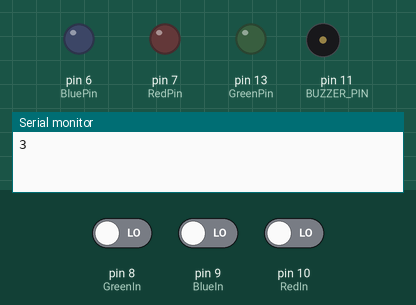
Recording of a sketch running on a simulated Arduino Uno, built with avr-gcc and run on an emulated ATmega328P. Shown: output pins drawn as LEDs (lit = HIGH), buzzer (waves = sounding), the last lines printed to the serial monitor. The test bench sets the inputs (shaded band); at power-on: pin 9 (BlueIn) LOW, pin 10 (RedIn) LOW, pin 8 (GreenIn) LOW. Random numbers use the default seed unless the sketch sets one.

Above: at 1.8 s.
1.9 s: pin 9 (BlueIn) driven HIGH
At 3.1 s:
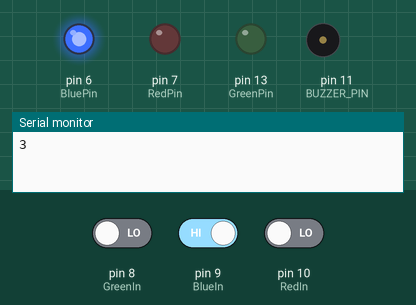
3.4 s: pin 9 (BlueIn) driven LOW
At 4.2 s:
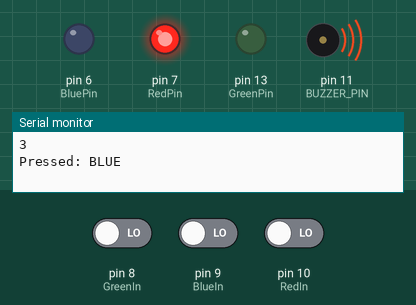
5.9 s: pin 10 (RedIn) driven HIGH
At 6.4 s:
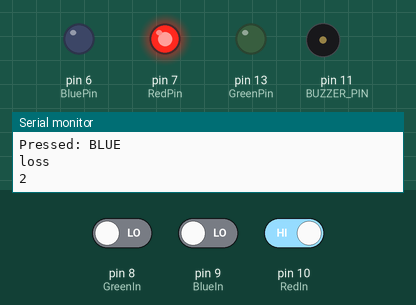
7.6 s: pin 10 (RedIn) driven LOW
At 9.0 s:
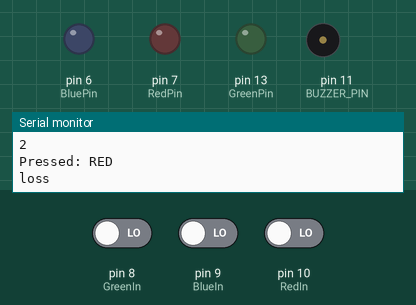
9.1 s: pin 8 (GreenIn) driven HIGH
11.3 s: pin 8 (GreenIn) driven LOW
At 13.2 s:
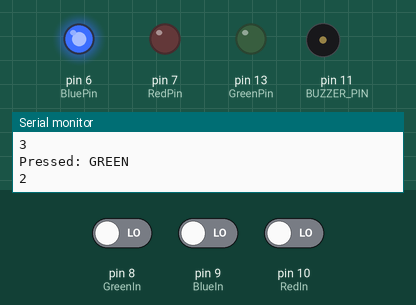
Timing chart, 0 to 15.3 s (numbered marks = the images above; inputs shaded):
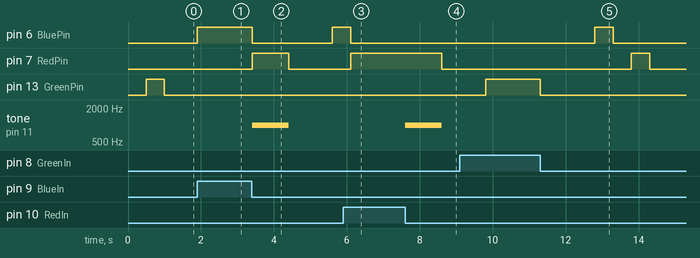

The sketch:

03-SimonSays.ino
```cpp
// (licence header left out)
#include "pitches.h"
#define RedPin 7
#define BluePin 6
#define GreenPin 13
#define RedIn 10
#define BlueIn 9
#define GreenIn 8
int memory[50];


#define BUZZER_PIN 11

int melody[] = {
  NOTE_A4, REST, NOTE_B4, REST, NOTE_C5, REST, NOTE_A4, REST,
  NOTE_D5, REST, NOTE_E5, REST, NOTE_D5, REST,

  NOTE_G4, NOTE_A4, NOTE_C5, NOTE_A4, NOTE_E5, NOTE_E5, REST,
  NOTE_D5, REST,

  NOTE_G4, NOTE_A4, NOTE_C5, NOTE_A4, NOTE_D5, NOTE_D5, REST,
  NOTE_C5, REST, NOTE_B4, NOTE_A4, REST,

  NOTE_G4, NOTE_A4, NOTE_C5, NOTE_A4, NOTE_C5, NOTE_D5, REST,
  NOTE_B4, NOTE_A4, NOTE_G4, REST, NOTE_G4, REST, NOTE_D5, REST, NOTE_C5, REST,

  NOTE_G4, NOTE_A4, NOTE_C5, NOTE_A4, NOTE_E5, NOTE_E5, REST,
  NOTE_D5, REST,

  NOTE_G4, NOTE_A4, NOTE_C5, NOTE_A4, NOTE_G5, NOTE_B4, REST,
  NOTE_C5, REST, NOTE_B4, NOTE_A4, REST,

  NOTE_G4, NOTE_A4, NOTE_C5, NOTE_A4, NOTE_C5, NOTE_D5, REST,
  NOTE_B4, NOTE_A4, NOTE_G4, REST, NOTE_G4, REST, NOTE_D5, REST, NOTE_C5, REST,

  NOTE_C5, REST, NOTE_D5, REST, NOTE_G4, REST, NOTE_D5, REST, NOTE_E5, REST,
  NOTE_G5, NOTE_F5, NOTE_E5, REST,

  NOTE_C5, REST, NOTE_D5, REST, NOTE_G4, REST
};

int durations[] = {
  8, 8, 8, 8, 8, 8, 8, 4,
  8, 8, 8, 8, 2, 2,

  8, 8, 8, 8, 2, 8, 8,
  2, 8,

  8, 8, 8, 8, 2, 8, 8,
  4, 8, 8, 8, 8,

  8, 8, 8, 8, 2, 8, 8,
  2, 8, 4, 8, 8, 8, 8, 8, 1, 4,

  8, 8, 8, 8, 2, 8, 8,
  2, 8,

  8, 8, 8, 8, 2, 8, 8,
  2, 8, 8, 8, 8,

  8, 8, 8, 8, 2, 8, 8,
  4, 8, 3, 8, 8, 8, 8, 8, 1, 4,

  2, 6, 2, 6, 4, 4, 2, 6, 2, 3,
  8, 8, 8, 8,

  2, 6, 2, 6, 2, 1
};


void setup()
{
  Serial.begin(9600);
  pinMode(RedPin, OUTPUT);
  pinMode(BluePin, OUTPUT);
  pinMode(GreenPin, OUTPUT);
  pinMode(RedIn, INPUT);
  pinMode(BlueIn, INPUT);
  pinMode(GreenIn, INPUT);
  pinMode(BUZZER_PIN, OUTPUT);
    randomSeed(analogRead(0));
}

void StartGame(int round) {
    digitalWrite(RedPin, LOW);
    digitalWrite(BluePin, LOW);
    digitalWrite(GreenPin, LOW);
    for (int i=0; i<round; i++) {
      delay(500);
      int currLed = random(1,4);
      memory[i] = currLed;
      Serial.println(currLed);
      if (currLed == 1) digitalWrite(RedPin, HIGH);
      if (currLed == 2) digitalWrite(BluePin, HIGH);
      if (currLed == 3) digitalWrite(GreenPin, HIGH);
      delay(500);
      digitalWrite(RedPin, LOW);
      digitalWrite(BluePin, LOW);
      digitalWrite(GreenPin, LOW);
    }
}

int ButtonPress() {
  while (true) {
    if (digitalRead(RedIn) == HIGH) {
      digitalWrite(RedPin, HIGH);
      while(digitalRead(RedIn) == HIGH) { delay(10); }
      digitalWrite(RedPin, LOW);
      Serial.println("Pressed: RED");
      return 1;
    }
    if (digitalRead(BlueIn) == HIGH) {
      digitalWrite(BluePin, HIGH);
      while(digitalRead(BlueIn) == HIGH) { delay(10); }
      digitalWrite(BluePin, LOW);
      Serial.println("Pressed: BLUE");
      return 2;
    }
    if (digitalRead(GreenIn) == HIGH) {
      digitalWrite(GreenPin, HIGH);
      while(digitalRead(GreenIn) == HIGH) { delay(10); }
      digitalWrite(GreenPin, LOW);
      Serial.println("Pressed: GREEN");
      return 3;
    }
  }
}


bool Play(int round) {
  for (int i=0; i<round; i++) {
   int curr = ButtonPress();
   if (memory[i] != curr) return true;
	}
 return false;
}

 void Winning() {
  int size = sizeof(durations) / sizeof(int);

  for (int note = 0; note < size; note++) {
    //to calculate the note duration, take one second divided by the note type.
    //e.g. quarter note = 1000 / 4, eighth note = 1000/8, etc.
    int duration = 1000 / durations[note];
    tone(BUZZER_PIN, melody[note], duration);

    //to distinguish the notes, set a minimum time between them.
    //the note's duration + 30% seems to work well:
    int pauseBetweenNotes = duration * 1.30;
    delay(pauseBetweenNotes);

    //stop the tone playing:
    noTone(BUZZER_PIN);
  }
 }
void Lossing() {
  tone(BUZZER_PIN, 1000);
  digitalWrite(RedPin, HIGH);
  delay(1000);
  noTone(BUZZER_PIN);
  digitalWrite(RedPin, LOW);
  Serial.println("loss");
}


void loop()
{
  digitalWrite(RedPin, LOW);
  digitalWrite(BluePin, LOW);
  digitalWrite(GreenPin, LOW);
  int round = 1;
  bool lose = false;
  while (!lose) {
    StartGame(round);
    lose = Play(round);
    if (lose) {
      Lossing();
      delay(700);
     }
    else {
      round++;
      if (round == 7) {
        Winning();
        delay(700);
        break;
      }
          else { delay(1000); }
     }
    }

}
```

pitches.h
```cpp
/*************************************************

 * Public Constants

 *************************************************/
#define REST 0
#define NOTE_B0  31
#define NOTE_C1  33
#define NOTE_CS1 35
#define NOTE_D1  37
#define NOTE_DS1 39
#define NOTE_E1  41
#define NOTE_F1  44
#define NOTE_FS1 46
#define NOTE_G1  49
#define NOTE_GS1 52
#define NOTE_A1  55
#define NOTE_AS1 58
#define NOTE_B1  62
#define NOTE_C2  65
#define NOTE_CS2 69
#define NOTE_D2  73
#define NOTE_DS2 78
#define NOTE_E2  82
#define NOTE_F2  87
#define NOTE_FS2 93
#define NOTE_G2  98
#define NOTE_GS2 104
#define NOTE_A2  110
#define NOTE_AS2 117
#define NOTE_B2  123
#define NOTE_C3  131
#define NOTE_CS3 139
#define NOTE_D3  147
#define NOTE_DS3 156
#define NOTE_E3  165
#define NOTE_F3  175
#define NOTE_FS3 185
#define NOTE_G3  196
#define NOTE_GS3 208
#define NOTE_A3  220
#define NOTE_AS3 233
#define NOTE_B3  247
#define NOTE_C4  262
#define NOTE_CS4 277
#define NOTE_D4  294
#define NOTE_DS4 311
#define NOTE_E4  330
#define NOTE_F4  349
#define NOTE_FS4 370
#define NOTE_G4  392
#define NOTE_GS4 415
#define NOTE_A4  440
#define NOTE_AS4 466
#define NOTE_B4  494
#define NOTE_C5  523
#define NOTE_CS5 554
#define NOTE_D5  587
#define NOTE_DS5 622
#define NOTE_E5  659
#define NOTE_F5  698
#define NOTE_FS5 740
#define NOTE_G5  784
#define NOTE_GS5 831
#define NOTE_A5  880
#define NOTE_AS5 932
#define NOTE_B5  988
#define NOTE_C6  1047
#define NOTE_CS6 1109
#define NOTE_D6  1175
#define NOTE_DS6 1245
#define NOTE_E6  1319
#define NOTE_F6  1397
#define NOTE_FS6 1480
#define NOTE_G6  1568
#define NOTE_GS6 1661
#define NOTE_A6  1760
#define NOTE_AS6 1865
#define NOTE_B6  1976
#define NOTE_C7  2093
#define NOTE_CS7 2217
#define NOTE_D7  2349
#define NOTE_DS7 2489
#define NOTE_E7  2637
#define NOTE_F7  2794
#define NOTE_FS7 2960
#define NOTE_G7  3136
#define NOTE_GS7 3322
#define NOTE_A7  3520
#define NOTE_AS7 3729
#define NOTE_B7  3951
#define NOTE_C8  4186
#define NOTE_CS8 4435
#define NOTE_D8  4699
#define NOTE_DS8 4978
```

Measured:
- after the input at 1.9 s, pin 6 (BluePin): LOW → HIGH at once
- after the input at 3.4 s, pin 6 (BluePin): HIGH → LOW at once, → HIGH 2.2 s later; pin 7 (RedPin): LOW → HIGH at once, → LOW 1.0 s later; tone on pin 11 (BUZZER_PIN): silent → 1000 Hz at once, → silent 1.0 s later
- after the input at 5.9 s, pin 7 (RedPin): LOW → HIGH after 0.20 s
- after the input at 7.6 s, pin 7 (RedPin): HIGH → LOW after 1.0 s; tone on pin 11 (BUZZER_PIN): silent → 1000 Hz at once, → silent 1.0 s later
- after the input at 11.3 s, pin 6 (BluePin): LOW → HIGH after 1.5 s, → LOW 0.50 s later; pin 7 (RedPin): LOW → HIGH after 2.5 s, → LOW 0.50 s later; pin 13 (GreenPin): HIGH → LOW at once
